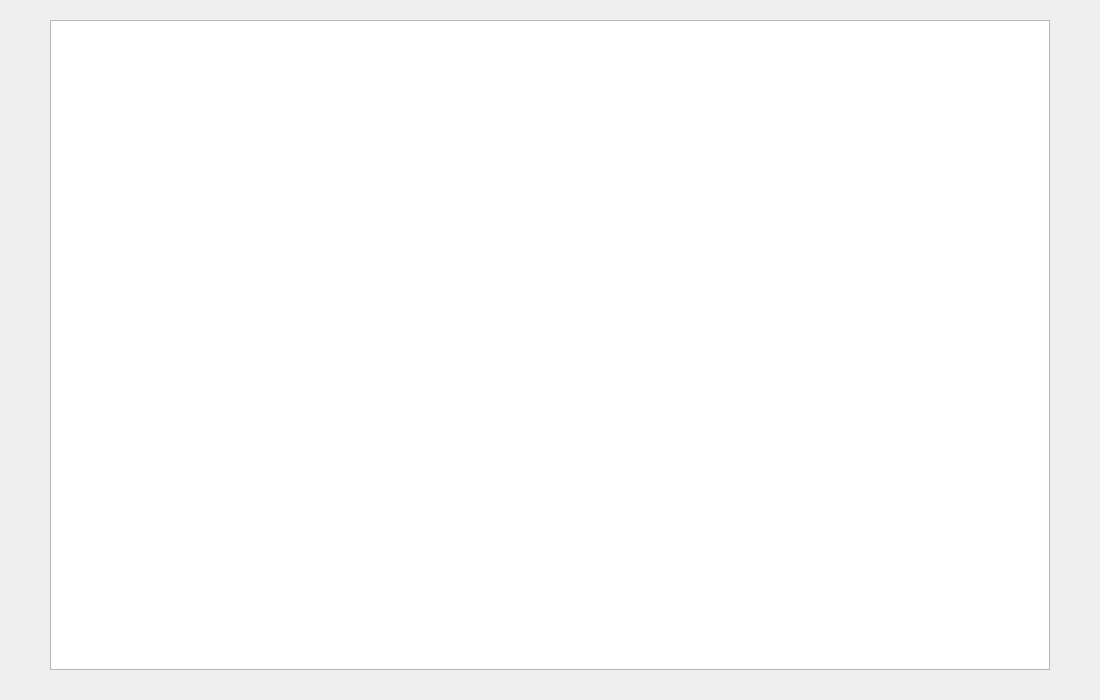
<?xml version="1.0" encoding="UTF-8"?>
<ui version="4.0">
 <class>Dialogbaobiao1</class>
 <widget class="QDialog" name="Dialogbaobiao1">
  <property name="geometry">
   <rect>
    <x>0</x>
    <y>0</y>
    <width>1100</width>
    <height>700</height>
   </rect>
  </property>
  <property name="windowTitle">
   <string>Dialog</string>
  </property>
  <widget class="QTableView" name="tableView">
   <property name="geometry">
    <rect>
     <x>50</x>
     <y>20</y>
     <width>1000</width>
     <height>650</height>
    </rect>
   </property>
  </widget>
 </widget>
 <resources/>
 <connections/>
</ui>
